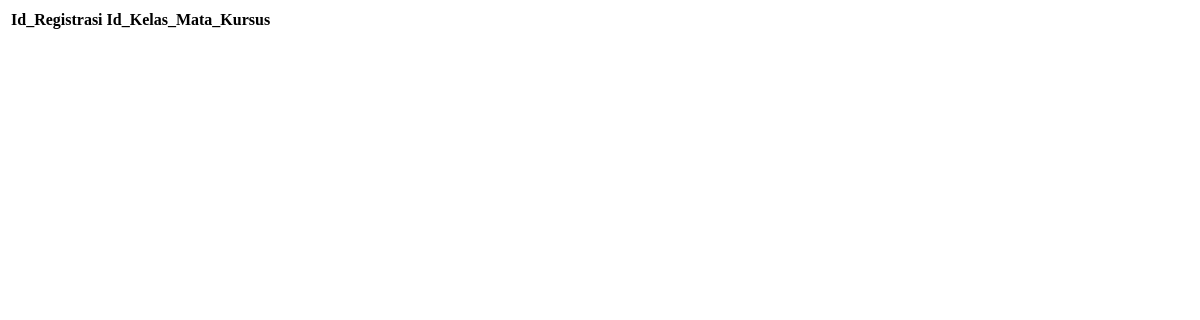
Before: /filterdetailregis/3 with the older database file.
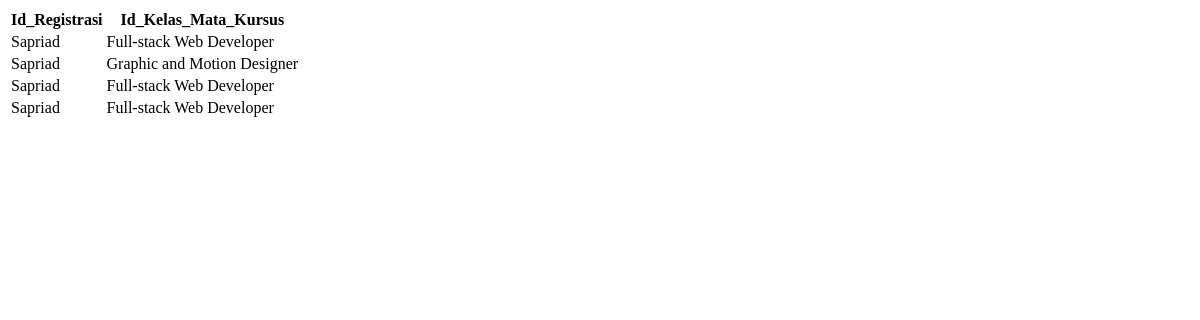
After: the same page with the newer database file.
### app/models.py (models this page shows, shortened)
class DetailRegistrasi(models.Model):
    Id_DetailRegistrasi = models.AutoField(primary_key=True)
    Id_Registrasi = models.ForeignKey(Registrasi, on_delete=models.CASCADE)
    Id_Kelas_Mata_Kursus = models.ForeignKey(Kelas_Mata_Kursus, on_delete=models.CASCADE)

class Registrasi(models.Model):
    Id_Registrasi = models.AutoField(primary_key=True)
    Id_Siswa = models.ForeignKey(Siswa, on_delete=models.CASCADE)
    ID_CS = models.ForeignKey(CustomerService, on_delete=models.CASCADE)
    Tanggal_Registrasi = models.DateField()
    def __str__(self):
        return str(self.Id_Siswa)

class Siswa(models.Model):
    Id_Siswa = models.AutoField(primary_key=True)
    Nama_Siswa = models.CharField(max_length=50)
    Tanggal_Lahir = models.DateField()
    Alamat_Siswa = models.TextField(blank=True, null=True)
    Nomor_Telepon_Siswa = models.PositiveIntegerField()
    def __str__(self):
        return str(self.Nama_Siswa)

class Kelas_Mata_Kursus(models.Model):
    Id_Kelas_Mata_Kursus = models.AutoField(primary_key=True)
    Jenis_Kursus = models.CharField(max_length=70)
    Jenis_Kelas = models.CharField(max_length=50)
    Jumlah_Pertemuan = models.PositiveIntegerField()
    Jadwal = models.CharField(max_length=100)
    Harga = models.PositiveIntegerField()
    Status_Kelas = models.CharField(max_length=30)
    def __str__(self):
        return str(self.Jenis_Kursus)

### app/views.py (the view)
# urls.py: path('filterdetailregis/<str:id>', views.filterdetailregistrasi, name = "filterdetailregis")
def filterdetailregistrasi (request, id) :
    filterdetailregis = models.DetailRegistrasi.objects.filter(Id_Registrasi=id)
    return render (request, 'filterdetailregistrasi.html', {'filterdetailregis' : filterdetailregis})

### app/templates/filterdetailregistrasi.html (shortened to what this page needs)
<!DOCTYPE html>
<html lang="en">
<head>
</head>
<body>
    <table>
        <tr>
            <th>Id_Registrasi</th>
            <th>Id_Kelas_Mata_Kursus</th>
        </tr>
        {% for item in filterdetailregis %}
        <tr>
            <td>{{ item.Id_Registrasi }}</td>
            <td>{{ item.Id_Kelas_Mata_Kursus }}</td>
        </tr>
        {% endfor %}
    </table>
</body>
</html>

Changed rows visible on the page:
added DetailRegistrasi: Id_Registrasi "Sapriad", Id_Kelas_Mata_Kursus "Full-stack Web Developer"
added DetailRegistrasi: Id_Registrasi "Sapriad", Id_Kelas_Mata_Kursus "Graphic and Motion Designer"
added DetailRegistrasi: Id_Registrasi "Sapriad", Id_Kelas_Mata_Kursus "Full-stack Web Developer"
added DetailRegistrasi: Id_Registrasi "Sapriad", Id_Kelas_Mata_Kursus "Full-stack Web Developer"
